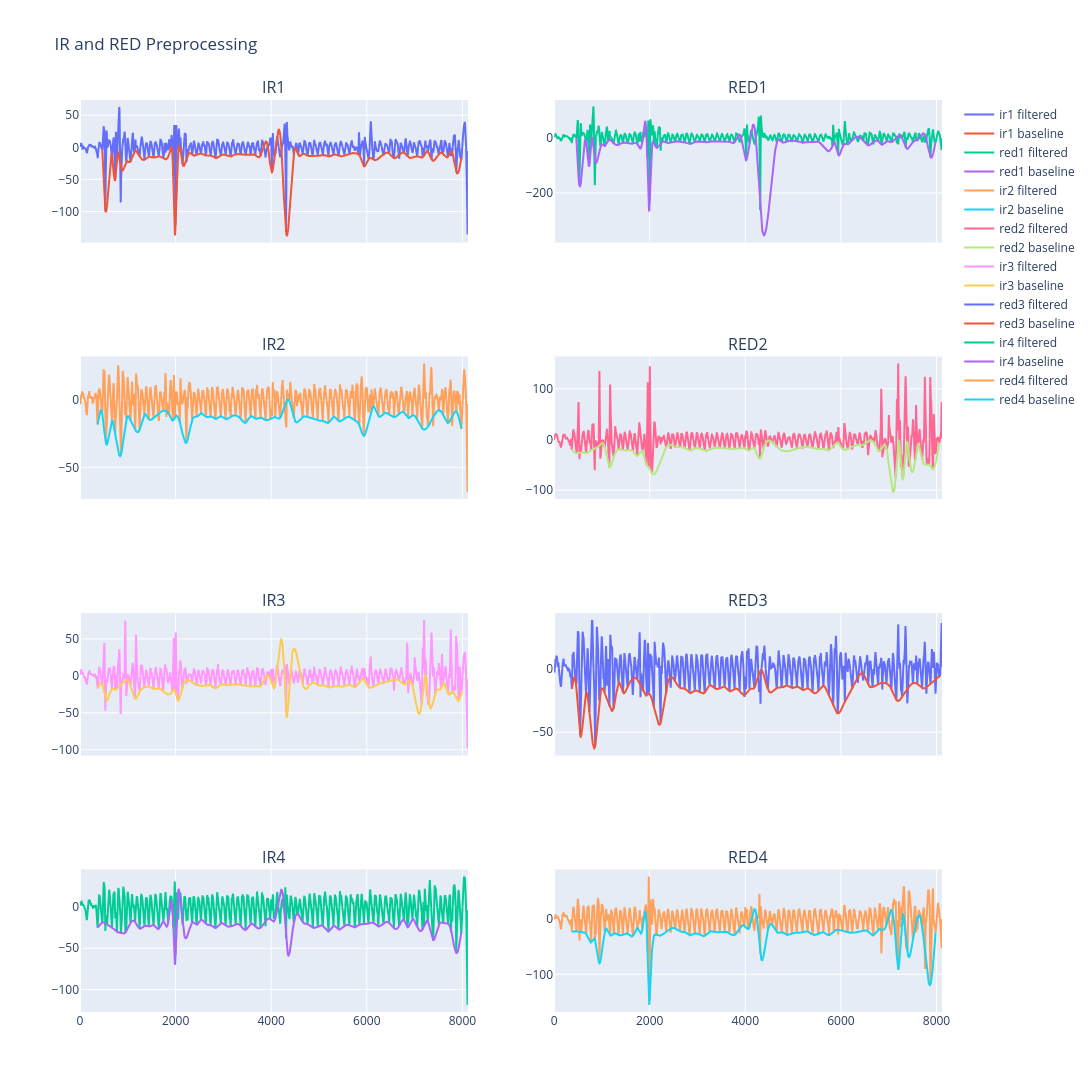

Notebook code for this chart:
### Code cell
from plotly.subplots import make_subplots
import plotly.graph_objects as go

fig = make_subplots(
    rows=4,
    cols=2,
    subplot_titles=[
        "IR1", "RED1",
        "IR2", "RED2",
        "IR3", "RED3",
        "IR4", "RED4",
    ],
    shared_xaxes=True,
)

# =====================================================
# LOOP THROUGH CHANNELS
# =====================================================
for i in range(1, 5):

    ir_key = f"ir{i}"
    red_key = f"red{i}"

    # -------------------------
    # IR subplot
    # -------------------------
    fig.add_trace(
        go.Scatter(
            y=ir_results[ir_key]["filtered"],
            mode="lines",
            name=f"{ir_key} filtered",
        ),
        row=i,
        col=1,
    )

    fig.add_trace(
        go.Scatter(
            y=ir_results[ir_key]["baseline"],
            mode="lines",
            name=f"{ir_key} baseline",
        ),
        row=i,
        col=1,
    )

    # # Optional valleys
    # valleys = ir_results[ir_key]["valleys"]

    # fig.add_trace(
    #     go.Scatter(
    #         x=valleys,
    #         y=ir_results[ir_key]["filtered"][valleys],
    #         mode="markers",
    #         name=f"{ir_key} valleys",
    #     ),
    #     row=i,
    #     col=1,
    # )

    # -------------------------
    # RED subplot
    # -------------------------
    fig.add_trace(
        go.Scatter(
            y=red_results[red_key]["filtered"],
            mode="lines",
            name=f"{red_key} filtered",
        ),
        row=i,
        col=2,
    )

    fig.add_trace(
        go.Scatter(
            y=red_results[red_key]["baseline"],
            mode="lines",
            name=f"{red_key} baseline",
        ),
        row=i,
        col=2,
    )

    # valleys = red_results[red_key]["valleys"]

    # fig.add_trace(
    #     go.Scatter(
    #         x=valleys,
    #         y=red_results[red_key]["filtered"][valleys],
    #         mode="markers",
    #         name=f"{red_key} valleys",
    #     ),
    #     row=i,
    #     col=2,
    # )

# =====================================================
# LAYOUT
# =====================================================
fig.update_layout(
    height=1400,
    width=1400,
    title="IR and RED Preprocessing",
    hovermode="x unified",
)

fig.show()

### Figure 1 — Plotly figure (JSON) as saved in the notebook; plotly's stock layout.template omitted (floating-point values rounded to 4 significant figures; data arrays with more than 128 entries replaced by an {"elided": "..."} marker saying what was removed)
{"data": [{"mode": "lines", "name": "ir1 filtered", "type": "scatter", "xaxis": "x", "y": {"elided": "8116 float values"}, "yaxis": "y"}, {"mode": "lines", "name": "ir1 baseline", "type": "scatter", "xaxis": "x", "y": {"elided": "8116 float values"}, "yaxis": "y"}, {"mode": "lines", "name": "red1 filtered", "type": "scatter", "xaxis": "x2", "y": {"elided": "8116 float values"}, "yaxis": "y2"}, {"mode": "lines", "name": "red1 baseline", "type": "scatter", "xaxis": "x2", "y": {"elided": "8116 float values"}, "yaxis": "y2"}, {"mode": "lines", "name": "ir2 filtered", "type": "scatter", "xaxis": "x3", "y": {"elided": "8116 float values"}, "yaxis": "y3"}, {"mode": "lines", "name": "ir2 baseline", "type": "scatter", "xaxis": "x3", "y": {"elided": "8116 float values"}, "yaxis": "y3"}, {"mode": "lines", "name": "red2 filtered", "type": "scatter", "xaxis": "x4", "y": {"elided": "8116 float values"}, "yaxis": "y4"}, {"mode": "lines", "name": "red2 baseline", "type": "scatter", "xaxis": "x4", "y": {"elided": "8116 float values"}, "yaxis": "y4"}, {"mode": "lines", "name": "ir3 filtered", "type": "scatter", "xaxis": "x5", "y": {"elided": "8116 float values"}, "yaxis": "y5"}, {"mode": "lines", "name": "ir3 baseline", "type": "scatter", "xaxis": "x5", "y": {"elided": "8116 float values"}, "yaxis": "y5"}, {"mode": "lines", "name": "red3 filtered", "type": "scatter", "xaxis": "x6", "y": {"elided": "8116 float values"}, "yaxis": "y6"}, {"mode": "lines", "name": "red3 baseline", "type": "scatter", "xaxis": "x6", "y": {"elided": "8116 float values"}, "yaxis": "y6"}, {"mode": "lines", "name": "ir4 filtered", "type": "scatter", "xaxis": "x7", "y": {"elided": "8116 float values"}, "yaxis": "y7"}, {"mode": "lines", "name": "ir4 baseline", "type": "scatter", "xaxis": "x7", "y": {"elided": "8116 float values"}, "yaxis": "y7"}, {"mode": "lines", "name": "red4 filtered", "type": "scatter", "xaxis": "x8", "y": {"elided": "8116 float values"}, "yaxis": "y8"}, {"mode": "lines", "name": "red4 baseline", "type": "scatter", "xaxis": "x8", "y": {"elided": "8116 float values"}, "yaxis": "y8"}], "layout": {"annotations": [{"font": {"size": 16}, "showarrow": false, "text": "IR1", "x": 0.225, "xanchor": "center", "xref": "paper", "y": 1, "yanchor": "bottom", "yref": "paper"}, {"font": {"size": 16}, "showarrow": false, "text": "RED1", "x": 0.775, "xanchor": "center", "xref": "paper", "y": 1, "yanchor": "bottom", "yref": "paper"}, {"font": {"size": 16}, "showarrow": false, "text": "IR2", "x": 0.225, "xanchor": "center", "xref": "paper", "y": 0.7188, "yanchor": "bottom", "yref": "paper"}, {"font": {"size": 16}, "showarrow": false, "text": "RED2", "x": 0.775, "xanchor": "center", "xref": "paper", "y": 0.7188, "yanchor": "bottom", "yref": "paper"}, {"font": {"size": 16}, "showarrow": false, "text": "IR3", "x": 0.225, "xanchor": "center", "xref": "paper", "y": 0.4375, "yanchor": "bottom", "yref": "paper"}, {"font": {"size": 16}, "showarrow": false, "text": "RED3", "x": 0.775, "xanchor": "center", "xref": "paper", "y": 0.4375, "yanchor": "bottom", "yref": "paper"}, {"font": {"size": 16}, "showarrow": false, "text": "IR4", "x": 0.225, "xanchor": "center", "xref": "paper", "y": 0.1562, "yanchor": "bottom", "yref": "paper"}, {"font": {"size": 16}, "showarrow": false, "text": "RED4", "x": 0.775, "xanchor": "center", "xref": "paper", "y": 0.1562, "yanchor": "bottom", "yref": "paper"}], "height": 1400, "hovermode": "x unified", "title": {"text": "IR and RED Preprocessing"}, "width": 1400, "xaxis": {"anchor": "y", "domain": [0, 0.45], "matches": "x7", "showticklabels": false}, "xaxis2": {"anchor": "y2", "domain": [0.55, 1], "matches": "x8", "showticklabels": false}, "xaxis3": {"anchor": "y3", "domain": [0, 0.45], "matches": "x7", "showticklabels": false}, "xaxis4": {"anchor": "y4", "domain": [0.55, 1], "matches": "x8", "showticklabels": false}, "xaxis5": {"anchor": "y5", "domain": [0, 0.45], "matches": "x7", "showticklabels": false}, "xaxis6": {"anchor": "y6", "domain": [0.55, 1], "matches": "x8", "showticklabels": false}, "xaxis7": {"anchor": "y7", "domain": [0, 0.45]}, "xaxis8": {"anchor": "y8", "domain": [0.55, 1]}, "yaxis": {"anchor": "x", "domain": [0.8438, 1]}, "yaxis2": {"anchor": "x2", "domain": [0.8438, 1]}, "yaxis3": {"anchor": "x3", "domain": [0.5625, 0.7188]}, "yaxis4": {"anchor": "x4", "domain": [0.5625, 0.7188]}, "yaxis5": {"anchor": "x5", "domain": [0.2812, 0.4375]}, "yaxis6": {"anchor": "x6", "domain": [0.2812, 0.4375]}, "yaxis7": {"anchor": "x7", "domain": [0, 0.1562]}, "yaxis8": {"anchor": "x8", "domain": [0, 0.1562]}}}
